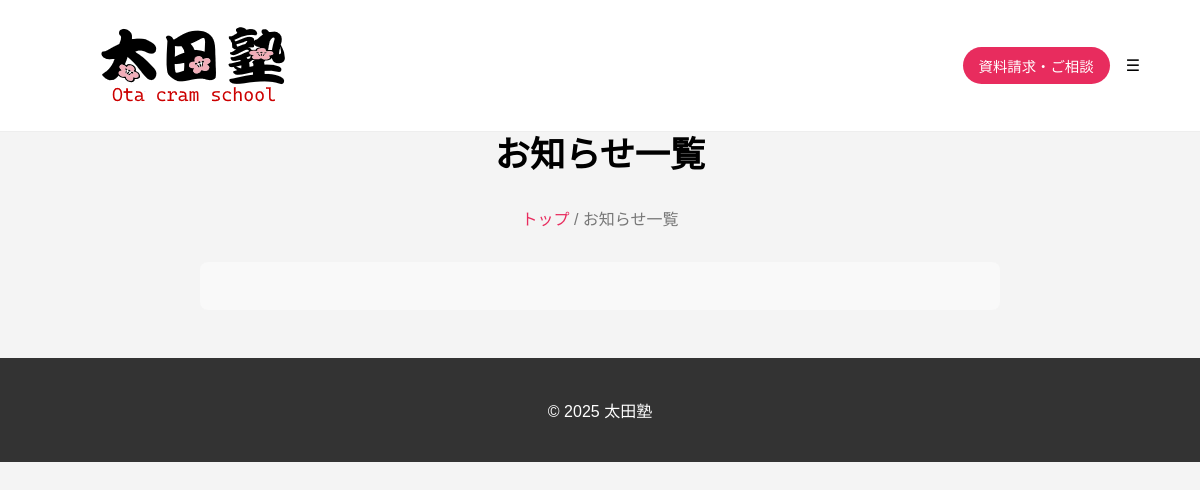
The page /blog/ on the database as committed earlier.
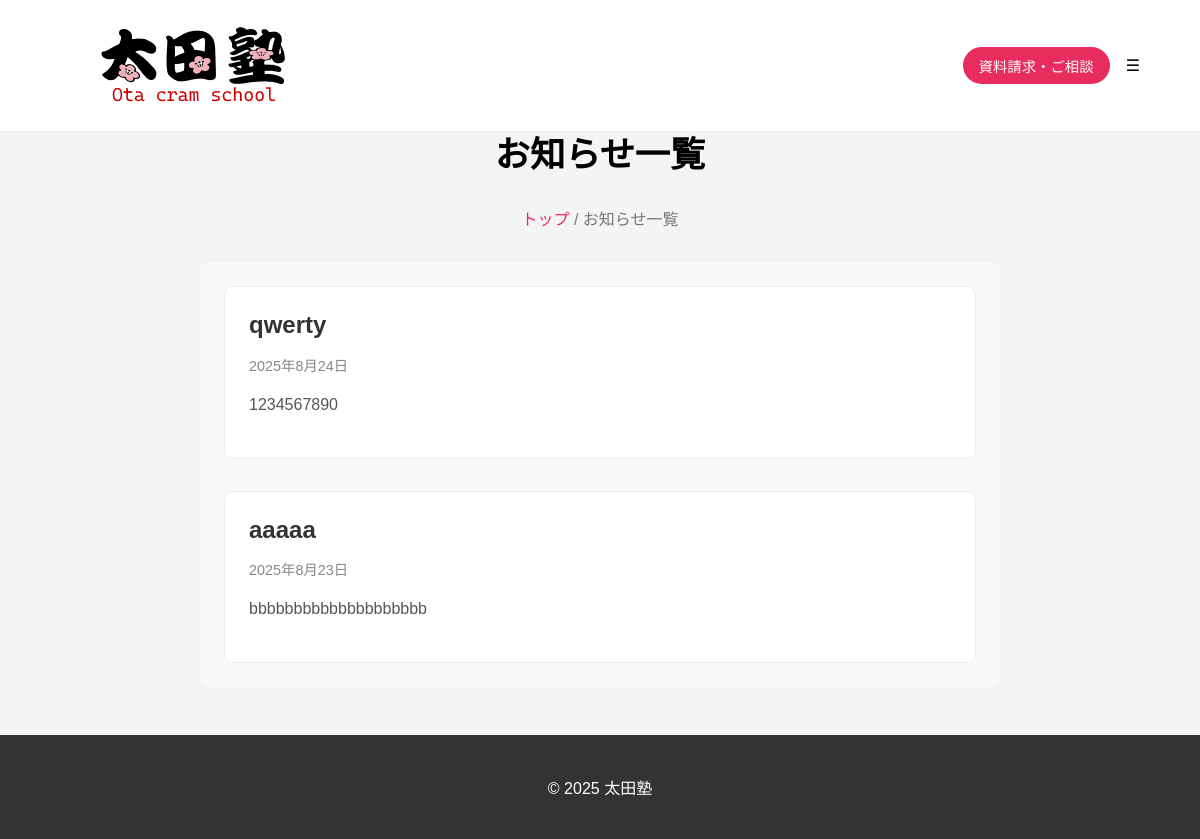
The same page on the database as committed later.
### blog/models.py (models this page shows, shortened)
class Post(models.Model):
    title = models.CharField("タイトル", max_length=200)
    content = models.TextField("本文")
    published_date = models.DateTimeField("公開日", default=timezone.now)

### blog/views.py (the view)
# urls.py: path('', views.PostListView.as_view(), name='post_list'),
class PostListView(ListView):
    model = Post
    template_name = 'blog/post_list.html'
    ordering = ['-published_date'] # 新しい順に並べる

### blog/templates/blog/post_list.html (shortened to what this page needs)
{% extends "base.html" %}
{% load static %}
{% block content %}
<h2 class="page-title">お知らせ一覧</h2>
<p class="breadcrumb"><a href="{% url 'homepage:index' %}">トップ</a> / お知らせ一覧</p>
<section class="content-section">
    <div class="card-container">
        {% for post in object_list %}
        <div class="card post-card">
            <h3 class="post-card-title">
                <a href="{% url 'blog:post_detail' post.pk %}">{{ post.title }}</a>
            </h3>
            <p class="post-card-date">{{ post.published_date|date:"Y年n月j日" }}</p>
            <p class="post-card-excerpt">{{ post.content|truncatechars:100 }}</p>
        </div>
        {% endfor %}
    </div>
</section>
{% endblock %}

Rows that differ between the two databases and show on the page:
added Post: title "qwerty", published_date "2025年8月24日", content "1234567890"
added Post: title "aaaaa", published_date "2025年8月23日", content "bbbbbbbbbbbbbbbbbbbb"
